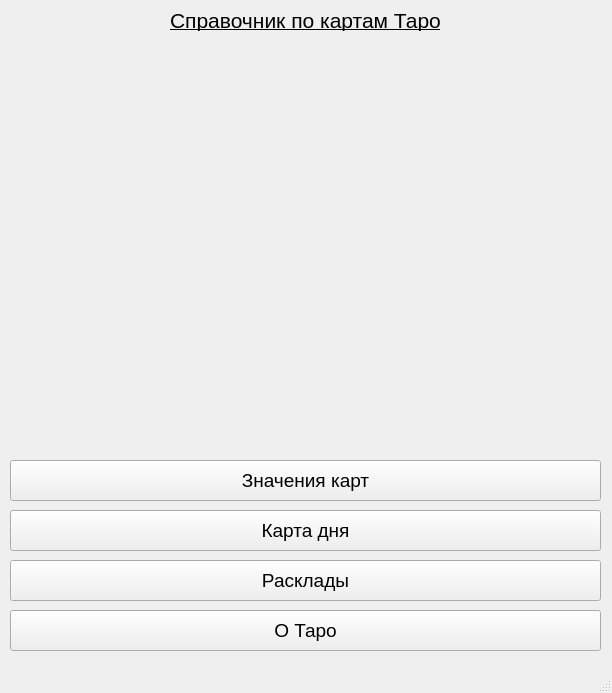
<?xml version="1.0" encoding="UTF-8"?>
<ui version="4.0">
 <class>MainWindow</class>
 <widget class="QMainWindow" name="MainWindow">
  <property name="geometry">
   <rect>
    <x>0</x>
    <y>0</y>
    <width>612</width>
    <height>693</height>
   </rect>
  </property>
  <property name="windowTitle">
   <string>MainWindow</string>
  </property>
  <widget class="QWidget" name="centralwidget">
   <widget class="QPushButton" name="btn_meaning">
    <property name="geometry">
     <rect>
      <x>10</x>
      <y>460</y>
      <width>591</width>
      <height>41</height>
     </rect>
    </property>
    <property name="font">
     <font>
      <pointsize>14</pointsize>
     </font>
    </property>
    <property name="text">
     <string>Значения карт</string>
    </property>
   </widget>
   <widget class="QPushButton" name="btn_layouts">
    <property name="geometry">
     <rect>
      <x>10</x>
      <y>560</y>
      <width>591</width>
      <height>41</height>
     </rect>
    </property>
    <property name="font">
     <font>
      <pointsize>14</pointsize>
     </font>
    </property>
    <property name="text">
     <string>Расклады</string>
    </property>
   </widget>
   <widget class="QPushButton" name="btn_info">
    <property name="geometry">
     <rect>
      <x>10</x>
      <y>610</y>
      <width>591</width>
      <height>41</height>
     </rect>
    </property>
    <property name="font">
     <font>
      <pointsize>14</pointsize>
     </font>
    </property>
    <property name="text">
     <string>О Таро</string>
    </property>
   </widget>
   <widget class="QLabel" name="image">
    <property name="geometry">
     <rect>
      <x>10</x>
      <y>50</y>
      <width>591</width>
      <height>391</height>
     </rect>
    </property>
    <property name="text">
     <string/>
    </property>
   </widget>
   <widget class="QLabel" name="label_2">
    <property name="geometry">
     <rect>
      <x>170</x>
      <y>10</y>
      <width>281</width>
      <height>21</height>
     </rect>
    </property>
    <property name="font">
     <font>
      <pointsize>16</pointsize>
      <weight>50</weight>
      <italic>false</italic>
      <bold>false</bold>
      <underline>true</underline>
      <stylestrategy>PreferDefault</stylestrategy>
      <kerning>true</kerning>
     </font>
    </property>
    <property name="text">
     <string>Справочник по картам Таро</string>
    </property>
   </widget>
   <widget class="QPushButton" name="btn_day_card">
    <property name="geometry">
     <rect>
      <x>10</x>
      <y>510</y>
      <width>591</width>
      <height>41</height>
     </rect>
    </property>
    <property name="font">
     <font>
      <pointsize>14</pointsize>
     </font>
    </property>
    <property name="text">
     <string>Карта дня</string>
    </property>
   </widget>
  </widget>
  <widget class="QMenuBar" name="menubar">
   <property name="geometry">
    <rect>
     <x>0</x>
     <y>0</y>
     <width>612</width>
     <height>21</height>
    </rect>
   </property>
  </widget>
  <widget class="QStatusBar" name="statusbar"/>
 </widget>
 <resources/>
 <connections/>
</ui>
